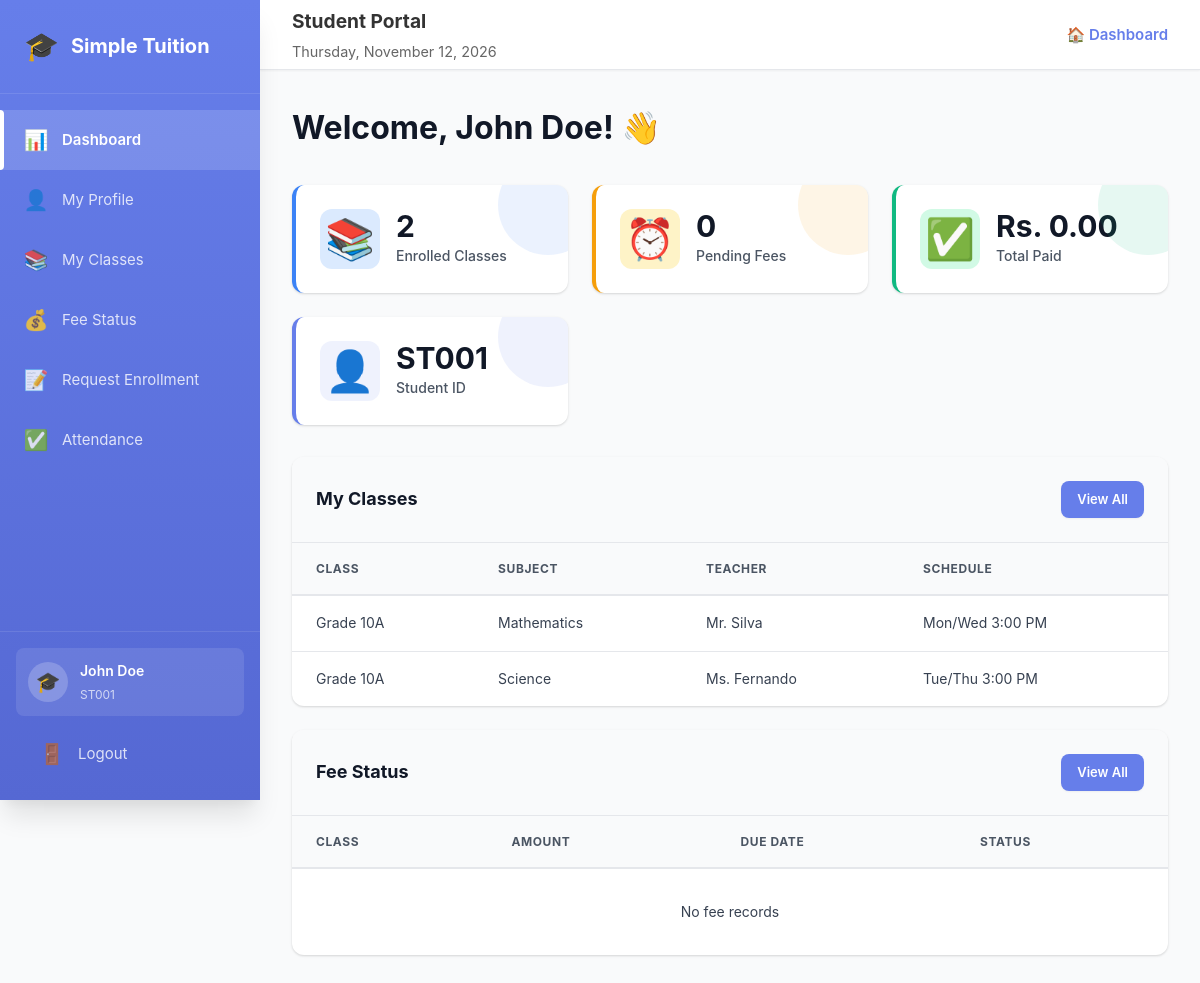
The page /student/dashboard.php (signed in) on the database its author committed.
### tables this page shows
CREATE TABLE `students` (
  `id` int(11) NOT NULL,
  `student_id` varchar(20) NOT NULL,
  `name` varchar(100) NOT NULL,
  `email` varchar(100) NOT NULL,
  `phone` varchar(20) DEFAULT NULL,
  `password` varchar(255) NOT NULL,
  `address` text DEFAULT NULL,
  `date_of_birth` date DEFAULT NULL,
  `enrollment_date` date DEFAULT NULL,
  `status` enum('active','inactive') DEFAULT 'active',
  `created_at` timestamp NOT NULL DEFAULT current_timestamp()
);

CREATE TABLE `classes` (
  `id` int(11) NOT NULL,
  `class_name` varchar(100) NOT NULL,
  `subject` varchar(100) NOT NULL,
  `teacher_name` varchar(100) DEFAULT NULL,
  `schedule` varchar(200) DEFAULT NULL,
  `room_number` varchar(20) DEFAULT NULL,
  `fee_amount` decimal(10,2) DEFAULT 0.00,
  `status` enum('active','inactive') DEFAULT 'active',
  `created_at` timestamp NOT NULL DEFAULT current_timestamp()
);

### config.php (called while the page is built, shortened)
<?php
function formatCurrency($amount) {
    return 'Rs. ' . number_format($amount, 2);
}
?>

### student/dashboard.php (the view, shortened to what this page needs)
<?php
require_once '../config.php';
$student_id = $_SESSION['student_id'];
$student = $conn->query("SELECT * FROM students WHERE id = $student_id")->fetch_assoc();
$classes_count = $conn->query("SELECT COUNT(*) as count FROM student_classes WHERE student_id = $student_id")->fetch_assoc()['count'];
$pending_fees = $conn->query("SELECT COUNT(*) as count FROM fee_records WHERE student_id = $student_id AND status='pending'")->fetch_assoc()['count'];
$total_paid = $conn->query("SELECT SUM(amount) as total FROM fee_records WHERE student_id = $student_id AND status='paid'")->fetch_assoc()['total'] ?? 0;
$recent_classes = $conn->query("
    SELECT c.* FROM classes c
    JOIN student_classes sc ON c.id = sc.class_id
    WHERE sc.student_id = $student_id AND c.status='active'
    LIMIT 5
");
$recent_fees = $conn->query("
    SELECT f.*, c.class_name, c.subject
    FROM fee_records f
    JOIN classes c ON f.class_id = c.id
    WHERE f.student_id = $student_id
    ORDER BY f.created_at DESC
    LIMIT 5
");
?>
<!DOCTYPE html>
<html lang="en">
<head>
    <link rel="stylesheet" href="../css/admin-style.css">
</head>
<body>
    <div class="dashboard">
        <?php include 'includes/sidebar.php'; ?>
        <div class="main-content">
            <?php include 'includes/header.php'; ?>
            <div class="content-area">
                <h1>Welcome, <?php echo $student['name']; ?>! 👋</h1>
                <div class="stats-grid">
                    <div class="stat-card blue">
                        <div class="stat-icon">📚</div>
                        <div class="stat-info">
                            <h3><?php echo $classes_count; ?></h3>
                            <p>Enrolled Classes</p>
                        </div>
                    </div>
                    <div class="stat-card orange">
                        <div class="stat-icon">⏰</div>
                        <div class="stat-info">
                            <h3><?php echo $pending_fees; ?></h3>
                            <p>Pending Fees</p>
                        </div>
                    </div>
                    <div class="stat-card green">
                        <div class="stat-icon">✅</div>
                        <div class="stat-info">
                            <h3><?php echo formatCurrency($total_paid); ?></h3>
                            <p>Total Paid</p>
                        </div>
                    </div>
                    <div class="stat-card purple">
                        <div class="stat-icon">👤</div>
                        <div class="stat-info">
                            <h3><?php echo $student['student_id']; ?></h3>
                            <p>Student ID</p>
                        </div>
                    </div>
                </div>
                <div class="dashboard-grid">
                    <div class="card">
                        <div class="card-header">
                            <h2>My Classes</h2>
                            <a href="classes.php" class="btn-small">View All</a>
                        </div>
                        <div class="table-responsive">
                            <table>
                                <thead>
                                    <tr>
                                        <th>Class</th>
                                        <th>Subject</th>
                                        <th>Teacher</th>
                                        <th>Schedule</th>
                                    </tr>
                                </thead>
                                <tbody>
                                    <?php if ($recent_classes->num_rows > 0): ?>
                                        <?php while ($class = $recent_classes->fetch_assoc()): ?>
                                        <tr>
                                            <td><?php echo $class['class_name']; ?></td>
                                            <td><?php echo $class['subject']; ?></td>
                                            <td><?php echo $class['teacher_name']; ?></td>
                                            <td><?php echo $class['schedule']; ?></td>
                                        </tr>
                                        <?php endwhile; ?>
                                    <?php else: ?>
                                        <tr>
                                            <td colspan="4" style="text-align: center; padding: 2rem;">No classes enrolled</td>
                                        </tr>
                                    <?php endif; ?>
                                </tbody>
                            </table>
                        </div>
                    </div>
                    <div class="card">
                        <div class="card-header">
                            <h2>Fee Status</h2>
                            <a href="fees.php" class="btn-small">View All</a>
                        </div>
                        <div class="table-responsive">
                            <table>
                                <thead>
                                    <tr>
                                        <th>Class</th>
                                        <th>Amount</th>
                                        <th>Due Date</th>
                                        <th>Status</th>
                                    </tr>
                                </thead>
                                <tbody>
                                    <?php if ($recent_fees->num_rows > 0): ?>
                                        <?php while ($fee = $recent_fees->fetch_assoc()): ?>
                                        <tr>
                                            <td><?php echo $fee['class_name']; ?></td>
                                            <td><?php echo formatCurrency($fee['amount']); ?></td>
                                            <td><?php echo $fee['due_date'] ? formatDate($fee['due_date']) : '-'; ?></td>
                                            <td><span class="badge badge-<?php echo $fee['status']; ?>"><?php echo ucfirst($fee['status']); ?></span></td>
                                        </tr>
                                        <?php endwhile; ?>
                                    <?php else: ?>
                                        <tr>
                                            <td colspan="4" style="text-align: center; padding: 2rem;">No fee records</td>
                                        </tr>
                                    <?php endif; ?>
                                </tbody>
                            </table>
                        </div>
                    </div>
                </div>
            </div>
        </div>
    </div>
</body>
</html>

### rows shown on the page
students: name "John Doe", student "ST001"
classes: class_name "Grade 10A", subject "Mathematics", teacher_name "Mr. Silva", schedule "Mon/Wed 3:00 PM"
classes: class_name "Grade 10A", subject "Science", teacher_name "Ms. Fernando", schedule "Tue/Thu 3:00 PM"

### other values the page prints
$_SESSION['student_name'] "John Doe"
$_SESSION['student_sid'] "ST001"
$classes_count "2"
$pending_fees "0"
formatCurrency($total_paid) "Rs. 0.00"
